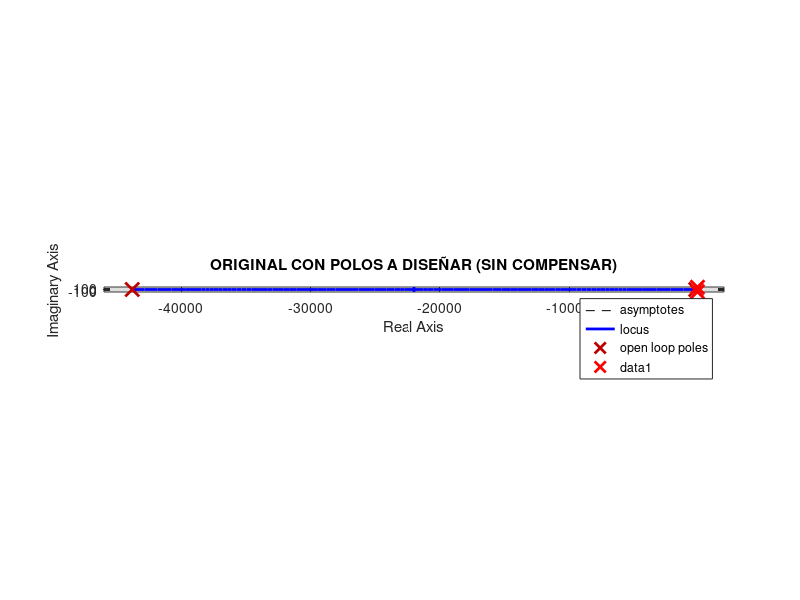
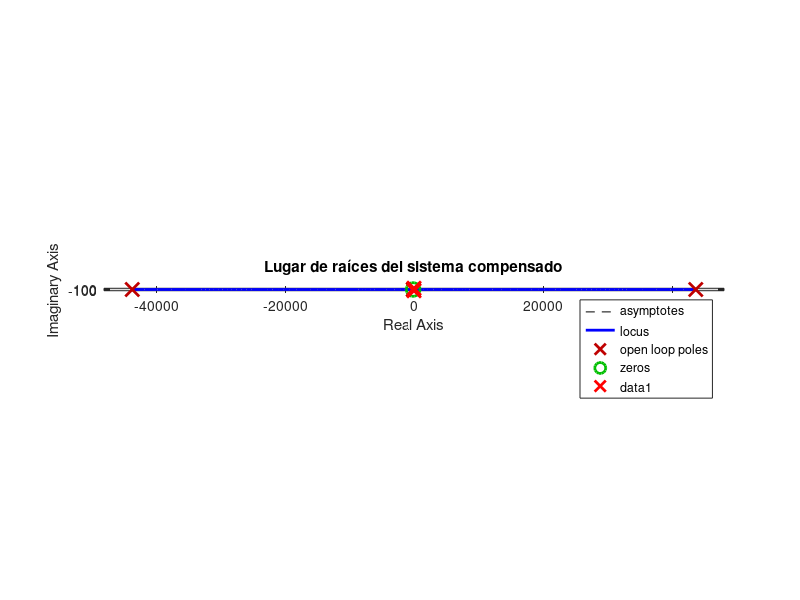
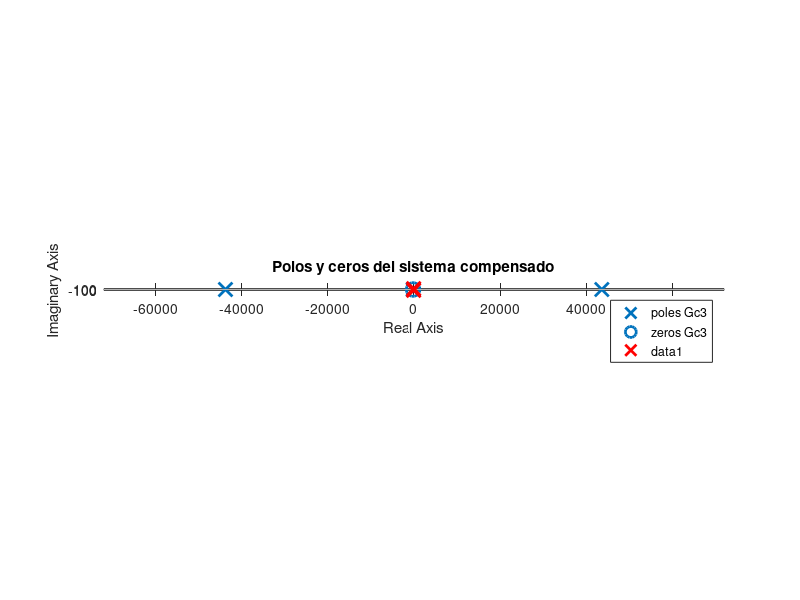

The MATLAB source for these figures, in order: (Note: this script raises an error after producing the figures.)
% Taller 8 de control moderno
% Autor: Ivan Jara
% Tema: Compensador en adelanto y en retraso (switch opcional)
%%%%%%%%%%%%%%%%%%%%%%%%%%%%%%%%%%%%%%%%%%%%%%%%%%%%%%%%
clc; clear all; close all;

%% 1. Función de transferencia del circuito RLC serie
R = 22;              % Ohmios
L = 500e-6;          % Henrios
C = 220e-6;          % Faradios

numm = 1;
denm = [L*C, R*C, 1];
gm = tf(numm, denm)



%% 2. Raíces del sistema original
raices = roots(denm)
polo1 = raices(1);
polo2 = raices(2);

%% 3. Especificaciones de diseño
Mpd = 0.25;
tssd = 0.05;
zeta = log(1/Mpd) / sqrt(pi^2 + (log(1/Mpd))^2);
wn = 4 / (tssd * zeta);
rsd12 = roots([1 2*zeta*wn wn^2])  % Polos deseados

sd = rsd12(1);  % Uno de los polos deseados

%% 4. Mostrar rlocus y polos deseados
figure;
rlocus(gm)
hold on
plot(real(rsd12), imag(rsd12), 'rx', 'MarkerSize', 10, 'LineWidth', 2);
title('ORIGINAL CON POLOS A DISEÑAR (SIN COMPENSAR)');
axis equal;
ylim([-190 190]);

%% 5. Elección del tipo de compensador
opcion = menu('Selecciona tipo de compensador','Adelanto','Retraso');

switch opcion
    case 1  % ADELANTO
        fprintf('\n>> DISEÑO CON COMPENSADOR EN ADELANTO <<\n');
        
        % Cancelamos el polo más lento (el más a la derecha)
        zc = real(polo2);  % Cero en el polo más lento

        % Ángulo desde el otro polo (el que NO se cancela)
        theta1 = rad2deg(angle(sd - polo1));
        theta4 = 180 - theta1;

        % Calcular polo del compensador para cubrir el ángulo
        pc = real(sd) - imag(sd)/tand(theta4);
        
    case 2  % RETRASO
        fprintf('\n>> DISEÑO CON COMPENSADOR EN RETRASO <<\n');
        
        % Cancelamos el polo más rápido (más a la izquierda)
        zc = real(polo1);  % Cero en ese polo

        % Ángulo desde el otro polo (el que NO se cancela)
        theta1 = rad2deg(angle(sd - polo2));
        theta4 = 180 - theta1;

        % Polo del compensador más cerca del eje imaginario
        pc = real(sd) - imag(sd)/tand(theta4);
end

% Mostrar resultados
fprintf('Ángulo θ1 desde polo no cancelado = %.2f°\n', theta1);
fprintf('Ángulo que debe aportar compensador θ4 = %.2f°\n', theta4);
fprintf('Cero del compensador zc = %.4f\n', zc);
fprintf('Polo del compensador pc = %.4f\n', pc);

%% 6. Crear compensador
Kc = 1;
s = tf('s');
Gc = Kc * (s - zc) / (s - pc);  % Signos negativos porque polos/ceros son reales negativos
Gc3 = series(Gc, gm);

%% 7. Lugar de raíces compensado
figure;
rlocus(Gc3)
hold on
plot(real(rsd12), imag(rsd12), 'rx', 'MarkerSize', 10, 'LineWidth', 2);
title('Lugar de raíces del sistema compensado')
axis equal;
ylim([-190 190]);

%% 8. Polos y ceros del compensador
figure;
pzmap(Gc3)
hold on
plot(real(rsd12), imag(rsd12), 'rx', 'MarkerSize', 10, 'LineWidth', 2);
title('Polos y ceros del sistema compensado')
axis equal;
ylim([-190 190]);

%% 9. Cálculo de Kc
Gt = Gc3;  % Asumimos retroalimentación unitaria
mkc = 1 / abs(evalfr(Gt, sd));
fprintf('Ganancia Kc necesaria = %.4f\n', mkc);

%% 10. Sistema compensado final en lazo cerrado
gcomp = feedback(mkc * Gc3, 1);

% Comparar respuestas
figure;
subplot(2,1,1)
step(gcomp)
hold on
step(gm)
legend('Compensado', 'Original')
title('Comparación de respuestas al escalón')
grid on

subplot(2,1,2)
rlocus(gcomp)
title('Lugar de raíces del sistema compensado con Kc')
grid on

%% 11. Análisis de desempeño
[y, t] = step(gcomp);
y_ss = y(end);
[max_val, idx_max] = max(y);
Mp_calc = ((max_val - y_ss)/y_ss)*100;
t_pico = t(idx_max);
idx_tss = find(t >= tssd, 1, 'first');

valor_tss = y(idx_tss);
t_tss = t(idx_tss);

% Graficar respuesta con anotaciones
figure;
step(gcomp)
grid on
hold on
p1 = plot(t_pico, max_val, 'ro', 'MarkerSize', 10, 'LineWidth', 2);     % rojo: Mp
p2 = plot(t_tss, valor_tss, 'mo', 'MarkerSize', 10, 'LineWidth', 2);    % magenta: tss

legend([p1, p2], {
    sprintf('Mp = %.2f%% en (%.3f, %.5f)', Mp_calc, t_pico, max_val),
    sprintf('tss = %.2fs en (%.3f, %.5f)', tssd, t_tss, valor_tss)
}, 'Location', 'best');

% Resultados en consola
disp('--- Resultados del sistema compensado ---');
disp(['Sobreimpulso calculado (Mp): ', num2str(Mp_calc), '%']);
disp(['Coordenadas del pico: (', num2str(t_pico), ', ', num2str(max_val), ')']);
disp(['Coordenadas en tss ≈ 0.05s: (', num2str(t_tss), ', ', num2str(valor_tss), ')']);
